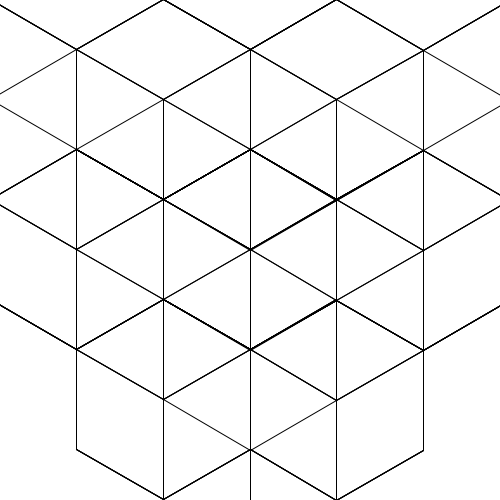
Frame 1 (no input)
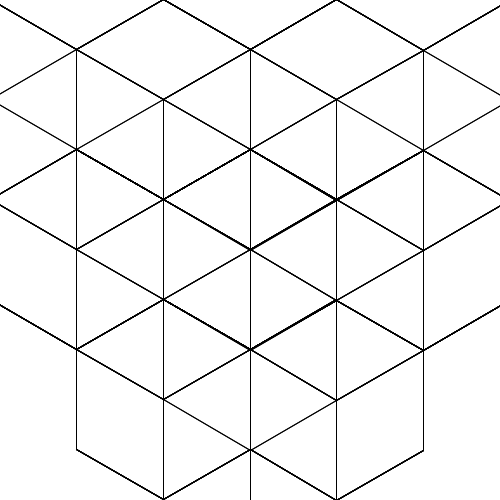
Frame 2 (the mouse pressed at the canvas centre, redrawn once)

The Processing sketch that drew these frames (run headless with seeded random() and noise(); the mouse was pressed at the canvas centre and the sketch redrawn once):

// Processing sketch: ex4_2_2
// ── ex4_2_2.pde
void setup() {
  size(500, 500);
  background(255);
  stroke(color(0,0,0));
  noFill();
  noLoop();
}

void draw(){
  drawfig3(4,100.0,250.0,250.0);
  save("ex4_2_2.jpg");
}

void drawfig3(int n, float leng,float XO,float YO) {        
   float x, y, ang;  float[] rx,ry;
   rx=new float[3]; ry=new float[3]; 
   for(int k=0;k<3;k++)
     { ang=3.141592/180*k*120;
       rx[k] = leng*sin(ang) + XO;
       ry[k] = leng*cos(ang) + YO;
       line(XO,YO,rx[k],ry[k]);
      };
  if (n == 0) {return ;};
      drawfig3(n - 1, leng, rx[0], ry[0]);
      drawfig3(n - 1, leng, rx[1], ry[1]);
      drawfig3(n - 1, leng, rx[2], ry[2]);
}
